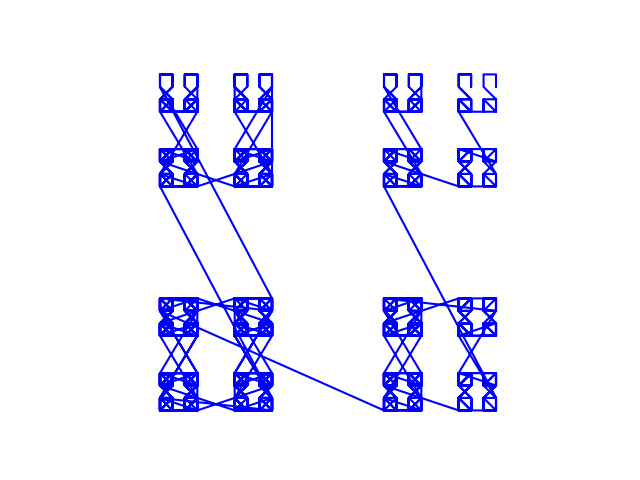

The Python source for this figure:
import matplotlib.pyplot as plt


def peano_curve(level, dx, dy):
    if level == 0:
        return [(0, 0), (0, dy), (dx, dy), (dx, 0)]
    else:
        next_level = level - 1
        third_dx = dx / 3.0
        third_dy = dy / 3.0
        pts = []

        for x_offset, y_offset, x_mult, y_mult in [
            (0, 0, 1, 1),
            (0, third_dy, 1, -1),
            (0, 2 * third_dy, 1, 1),
            (third_dx, 2 * third_dy, -1, 1),
            (third_dx, third_dy, -1, -1),
            (third_dx, 0, -1, 1),
            (2 * third_dx, 0, 1, 1),
            (2 * third_dx, third_dy, 1, -1),
            (2 * third_dx, 2 * third_dy, 1, 1),
        ]:
            for x, y in peano_curve(next_level, x_mult * third_dx, y_mult * third_dy):
                pts.append((x + x_offset, y + y_offset))
        return pts


level = 3
curve_points = peano_curve(level, 1, 1)

x, y = zip(*curve_points)
plt.plot(x, y, "b-")
plt.axis("scaled")
plt.axis("off")
plt.savefig('peano.png')
plt.show()

